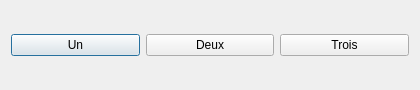
<?xml version="1.0" encoding="UTF-8"?>
<ui version="4.0">
 <class>Dialog</class>
 <widget class="QDialog" name="Dialog">
  <property name="geometry">
   <rect>
    <x>0</x>
    <y>0</y>
    <width>420</width>
    <height>90</height>
   </rect>
  </property>
  <property name="windowTitle">
   <string>Barre d'outils</string>
  </property>
  <layout class="QHBoxLayout" name="topLayout">
   <item>
    <widget class="QPushButton" name="btnUn">
     <property name="text">
      <string>Un</string>
     </property>
    </widget>
   </item>
   <item>
    <widget class="QPushButton" name="btnDeux">
     <property name="text">
      <string>Deux</string>
     </property>
    </widget>
   </item>
   <item>
    <widget class="QPushButton" name="btnTrois">
     <property name="text">
      <string>Trois</string>
     </property>
    </widget>
   </item>
  </layout>
 </widget>
 <resources/>
 <includes/>
</ui>
